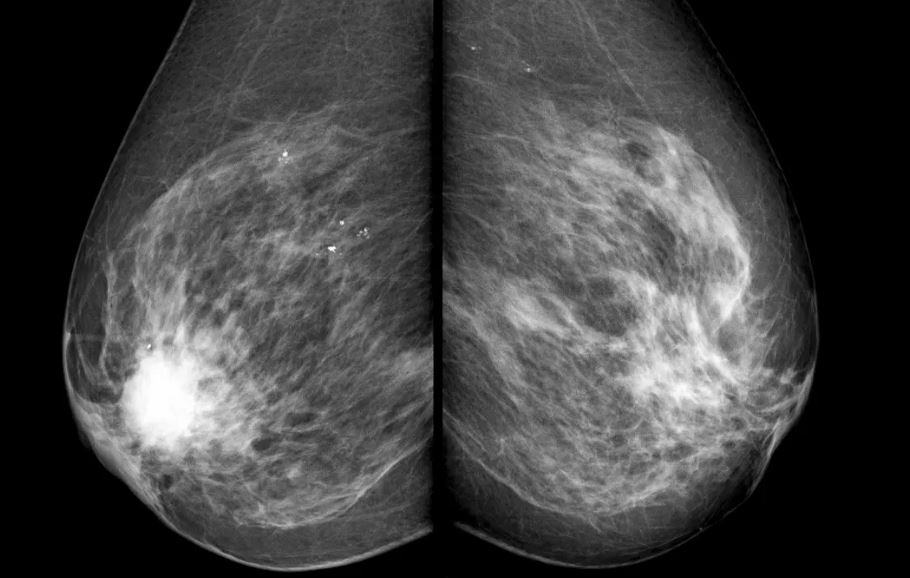
#> input picture 2.Hafta (28.10.2024)/mamo3.jpg, 910 x 578 px
$ python mamografi_kombinasyon.py   (older library calls are emulated)
#> lines starting #> are read from the running program, lines starting #| are printed output that depends on the picture; after the words box and inside, x2 and y2 are one past the last pixel; in counts of white or black regions, pixels touching at a corner belong together
import cv2
import matplotlib.pyplot as plt

image = cv2.imread("mamo3.jpg", cv2.IMREAD_GRAYSCALE)
#> image is the input picture: shape (578, 910); min 0, max 255, mean 66.4

gaussian_blur = cv2.GaussianBlur(image, (5, 5), 0)

median_blur = cv2.medianBlur(image, 5)

canny_gaussian = cv2.Canny(gaussian_blur, threshold1=100, threshold2=200) # gaussian + canny verisonu
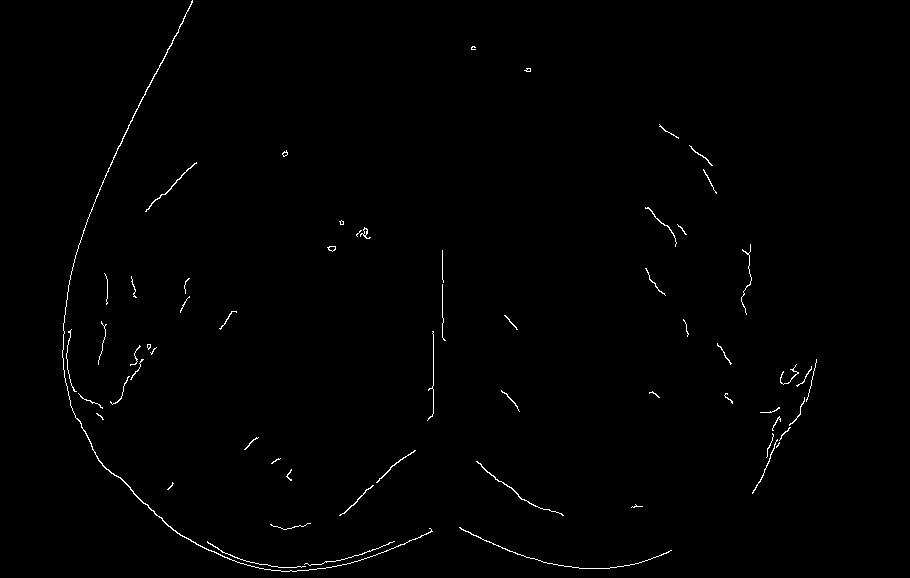
#> canny_gaussian: shape (578, 910); 0.69% white in thin lines or dots, all inside (x1, y1, x2, y2) = (62, 0, 817, 572)

canny_median = cv2.Canny(median_blur, threshold1=100, threshold2=200) #canny + median versiyonu
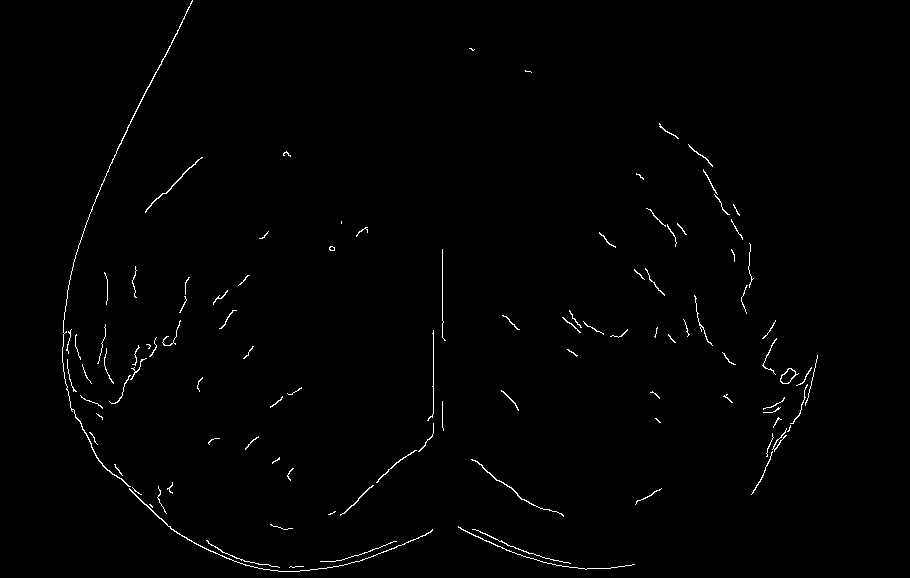
#> canny_median: shape (578, 910); 0.89% white in thin lines or dots, all inside (x1, y1, x2, y2) = (62, 0, 818, 572)

sobelx_gaussian = cv2.Sobel(gaussian_blur, cv2.CV_64F, 1, 0, ksize=5)
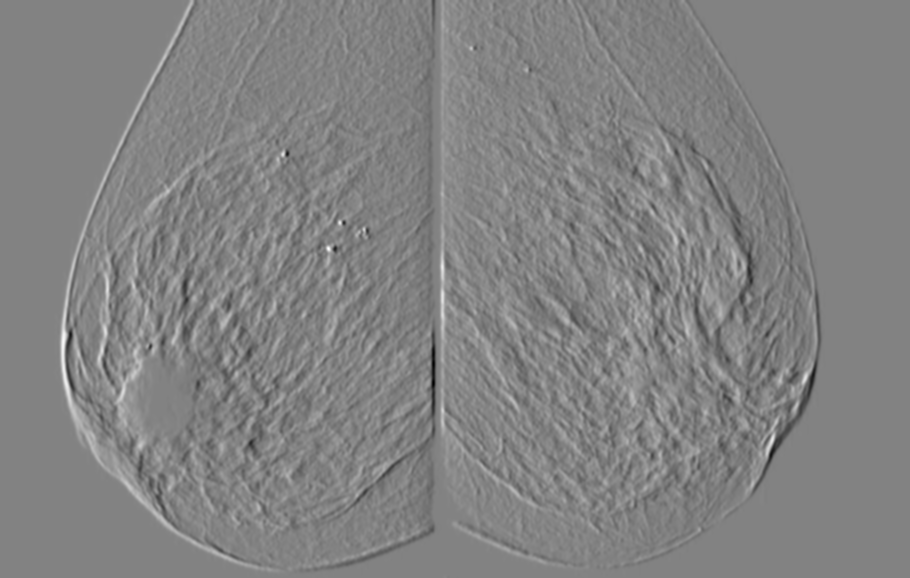
#> sobelx_gaussian: shape (578, 910) float64; min -4157, max 3948, mean 0; drawn with min black and max white
sobely_gaussian = cv2.Sobel(gaussian_blur, cv2.CV_64F, 0, 1, ksize=5)
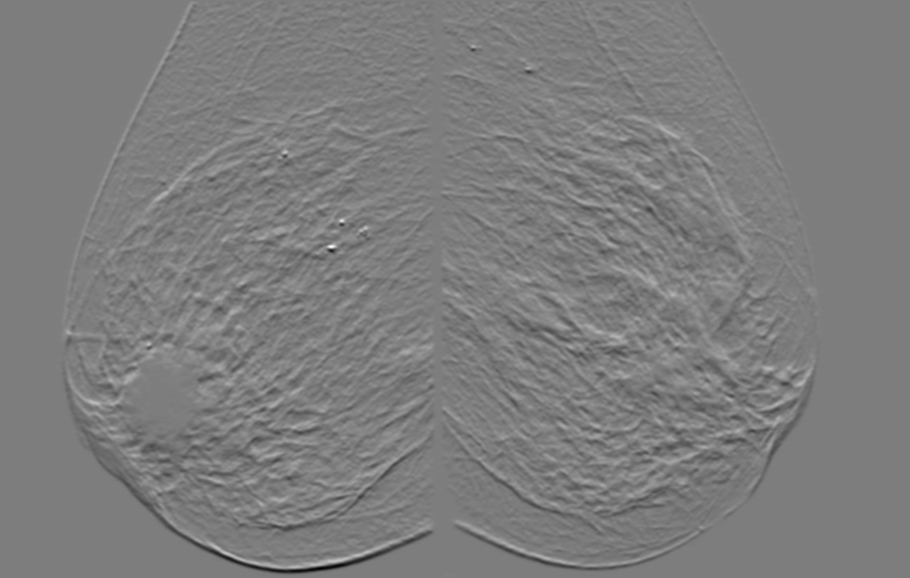
#> sobely_gaussian: shape (578, 910) float64; min -4867, max 4997, mean -7.6; drawn with min black and max white
sobel_gaussian = cv2.magnitude(sobelx_gaussian, sobely_gaussian)
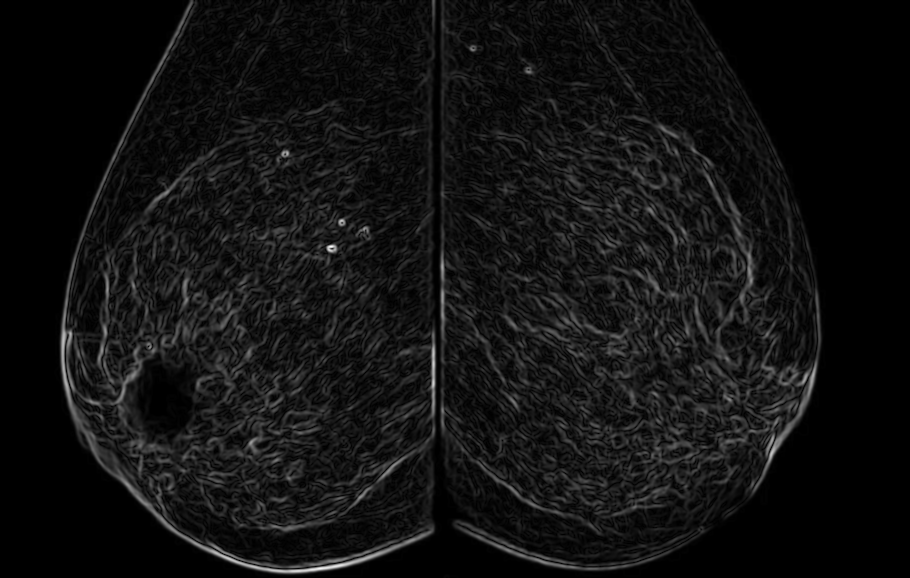
#> sobel_gaussian: shape (578, 910) float64; min 0, max 5077.9, mean 353.7; drawn with min black and max white

sobelx_median = cv2.Sobel(median_blur, cv2.CV_64F, 1, 0, ksize=5)
sobely_median = cv2.Sobel(median_blur, cv2.CV_64F, 0, 1, ksize=5)
sobel_median = cv2.magnitude(sobelx_median, sobely_median)

plt.figure(figsize=(15, 10))

plt.subplot(3, 3, 1)
plt.title("Orijinal Görüntü")
plt.imshow(image, cmap="gray")
plt.axis("off")

plt.subplot(3, 3, 2)
plt.title("Gaussian Blur")
plt.imshow(gaussian_blur, cmap="gray")
plt.axis("off")

plt.subplot(3, 3, 3)
plt.title("Median Blur")
plt.imshow(median_blur, cmap="gray")
plt.axis("off")

plt.subplot(3, 3, 4)
plt.title("Gaussian + Canny Kenar Algılama")
plt.imshow(canny_gaussian, cmap="gray")
plt.axis("off")

plt.subplot(3, 3, 5)
plt.title("Median + Canny Kenar Algılama")
plt.imshow(canny_median, cmap="gray")
plt.axis("off")

plt.subplot(3, 3, 6)
plt.title("Gaussian + Sobel Kenar Algılama")
plt.imshow(sobel_gaussian, cmap="gray")
plt.axis("off")

plt.subplot(3, 3, 7)
plt.title("Median + Sobel Kenar Algılama")
plt.imshow(sobel_median, cmap="gray")
plt.axis("off")

plt.show()

$ run again, with 2.Hafta (28.10.2024)/mamo1.png saved as 2.Hafta (28.10.2024)/mamo3.jpg
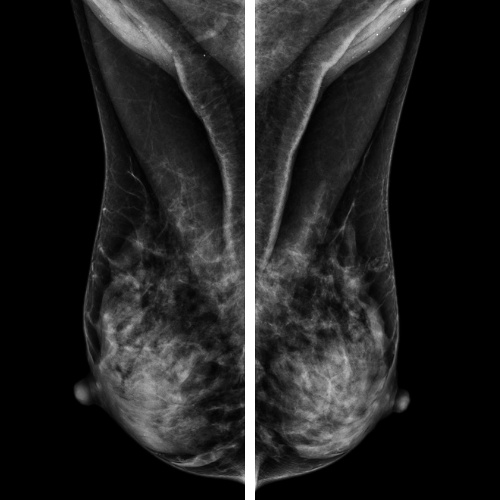
#> input picture 2.Hafta (28.10.2024)/mamo1.png, 500 x 500 px
#> image is the input picture: shape (500, 500); min 0, max 255, mean 35
#> `canny_gaussian = cv2.Canny(gaussian_blur, threshold1=100, threshold2=2..`:
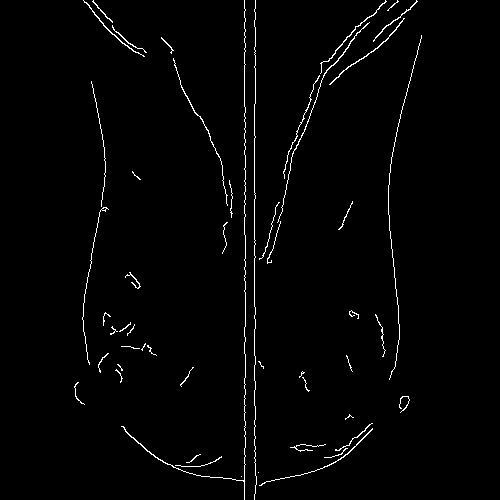
#> canny_gaussian: shape (500, 500); 1.7% white in thin lines or dots, all inside (x1, y1, x2, y2) = (74, 0, 422, 500)
#> canny_median: shape (500, 500); 1.8% white in thin lines or dots, all inside (x1, y1, x2, y2) = (74, 0, 426, 500)
#> `sobel_gaussian = cv2.magnitude(sobelx_gaussian, sobely_gaussian)`:
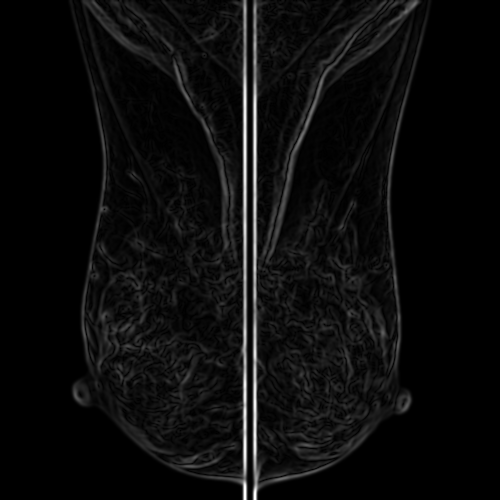
#> sobel_gaussian: shape (500, 500) float64; min 0, max 8912, mean 426; drawn with min black and max white

$ run again, with 2.Hafta (28.10.2024)/mamo2.png saved as 2.Hafta (28.10.2024)/mamo3.jpg
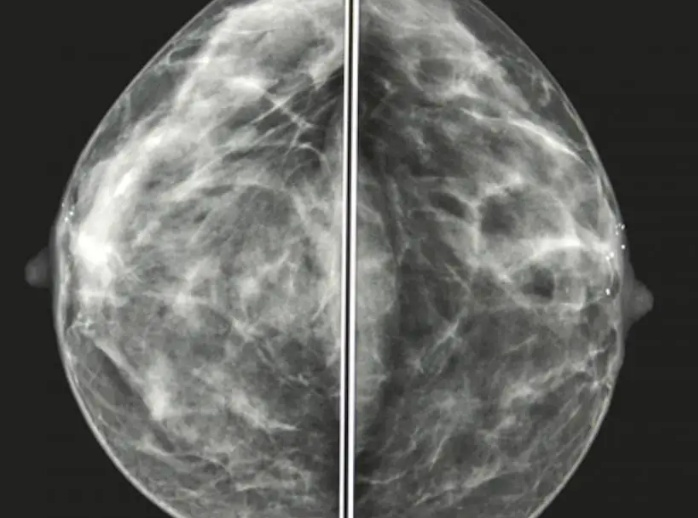
#> input picture 2.Hafta (28.10.2024)/mamo2.png, 698 x 518 px
#> `canny_gaussian = cv2.Canny(gaussian_blur, threshold1=100, threshold2=2..`:
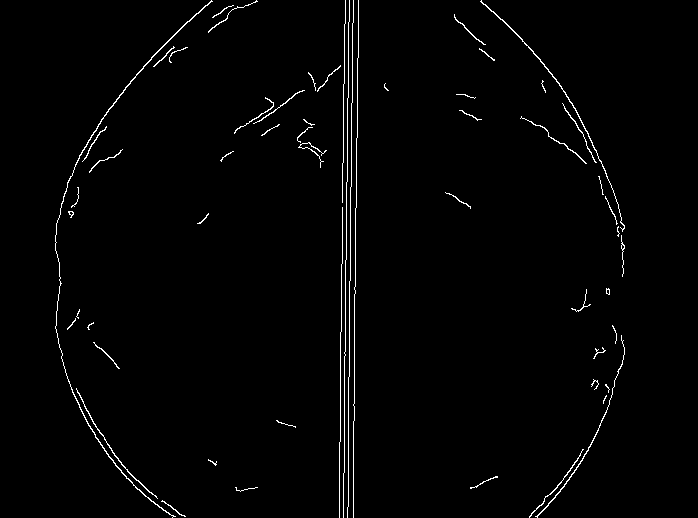
#> canny_gaussian: shape (518, 698); 1.5% white in thin lines or dots, all inside (x1, y1, x2, y2) = (55, 0, 625, 518)
#> `sobel_median = cv2.magnitude(sobelx_median, sobely_median)`:
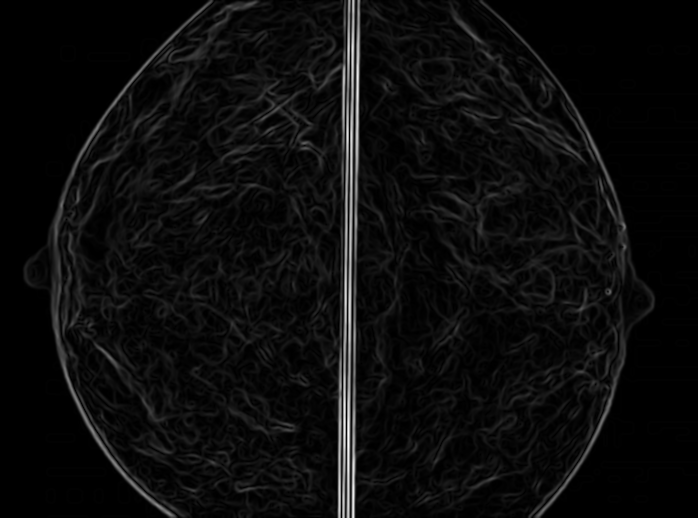
#> sobel_median: shape (518, 698) float64; min 0, max 9620.4, mean 465.5; drawn with min black and max white
